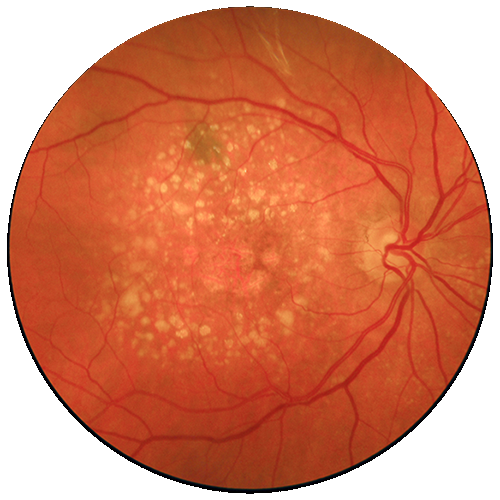
#> input picture Software/Python/BETA/Alpha/AMD_feathered.png, 500 x 500 px, given in place of Overlay.png, which was not available
$ python '[TinyScreen]liveFeed.py'   (Python 2 division)
#> lines starting #> are read from the running program, lines starting #| are printed output that depends on the picture; pictures that were not available may be replaced by others from this repository, and a replacement may not be noted
'''
* MODIFIED TO WORK ON SMALL TFT SCREEN
*
* NOTE: If overlay is NOT specified a sample overlay is chosen by default
* USEFUL ARGUMENTS:
*   -o/--overlay: Specify overlay file
*   -a/--alpha: Specify transperancy level (0.0 - 1.0)
*   -d/--debug: toggle to enable debugging mode (DEVELOPER ONLY!!!)
*
* VERSION: 0.9.5
*   - Added threads to distribute workload. Program now uses ~70% of
*     CPU power instead of ~30%
*   - Increased FPS from 7.5 to 35, a whooping 467% improvement!!!
*   - Added trackbars to change thresholding method and parameters mid-session
*
* KNOWN ISSUES:
*   - Overlay is lagging the output image (i.e circle is moved to
*     the left, overlay moves to the left half a second later)
*
* AUTHOR: Mohammad Odeh
* UPDATED: May 18th, 2017
* ----------------------------------------------------------
* ----------------------------------------------------------
*
* RIGHT CLICK: Shutdown Program.
* LEFT CLICK: Toggle view.
'''

ver = "Live Feed Ver0.9.5"
print __doc__

# Import necessary modules
import  numpy, cv2, argparse                                # Various Stuff
import  RPi.GPIO                    as      GPIO            # GPIO pins for peripherals (i.e LED)
from    imutils.video.pivideostream import  PiVideoStream   # Import threaded PiCam module
from    time                        import  sleep           # Sleep for stability
from    threading                   import  Thread          # Used to thread processes
from    Queue                       import  Queue           # Used to queue input/output
from    timeStamp                   import  fullStamp       # Show date/time on console output
from    imutils.video               import  FPS             # Benchmark FPS

# ************************************************************************
# =====================> CONSTRUCT ARGUMENT PARSER <=====================
# ************************************************************************
ap = argparse.ArgumentParser()

ap.add_argument("-o", "--overlay", required=False,
                help="path to overlay image")
ap.add_argument("-a", "--alpha", type=float, default=0.85,
                help="set alpha level (smaller = more transparent).\ndefault=0.85")
ap.add_argument("-d", "--debug", action='store_true',
                help="invoke flag to enable debugging")

args = vars( ap.parse_args() )

# ************************************************************************
# =====================> DEFINE NECESSARY FUNCTIONS <=====================
# ************************************************************************

# *************************************
# Define right/left mouse click events
# *************************************
def control( event, x, y, flags, param ):
    global normalDisplay

    # Right button shuts down program
    if event == cv2.EVENT_RBUTTONDOWN:
        # If debug flag is invoked
        if args["debug"]:
            fps.stop()
            print( fullStamp() + " [INFO] Elapsed time: {:.2f}".format(fps.elapsed()) )
            print( fullStamp() + " [INFO] Approx. FPS : {:.2f}".format(fps.fps()) )

        # Turn off LED
        GPIO.output( LED, GPIO.LOW )
        stream.stop()
        cv2.destroyAllWindows()
        quit()

    # Left button toggles display
    elif event == cv2.EVENT_LBUTTONDOWN:
        normalDisplay=not( normalDisplay )


# ****************************************************
# Define a placeholder function for trackbar. This is
# needed for the trackbars to function properly.
# ****************************************************
def placeholder( x ):
    pass


# ****************************************************
# Define function to apply required filters to image
# ****************************************************
def procFrame(bgr2gray, Q_procFrame):

    # Dissolve noise while maintaining edge sharpness
    bgr2gray = cv2.bilateralFilter( bgr2gray, 5, 17, 17 )
    bgr2gray = cv2.GaussianBlur(bgr2gray,(5,5),1)

    # Threshold any color that is not black to white
    retval, thresholded = cv2.threshold( bgr2gray, 45, 255, cv2.THRESH_TOZERO )

    kernel = cv2.getStructuringElement( cv2.MORPH_RECT, ( 10, 10 ) )
    bgr2gray = cv2.erode( cv2.dilate( thresholded, kernel, iterations=1 ), kernel, iterations=1 )

    # Place processed image in queue for retrieval
    Q_procFrame.put(bgr2gray)


# ******************************************************
# Define a function to scan for circles from camera feed
# ******************************************************
def scan4circles( bgr2gray, overlay, overlayImg, frame, Q ):

    # Error handling in case a non-allowable integer is chosen (1)
    try:
        # Scan for circles
        circles = cv2.HoughCircles( bgr2gray, cv2.HOUGH_GRADIENT, 8, 396,
                                    154, 99, 1, 14 )

        '''
        Experimental values:            Original Values:
        dp = 8                          dp = 9
        minDist = 396                   minDist = 396
        param1 = 154                    param1 = 191
        param2 = 99                     param2 = 43
        minRadius = 1                   minRadius = 10
        maxRadius = 14                  maxRadius = 30
        '''

        # If circles are found draw them
        if circles is not None:
            circles = numpy.round( circles[0,:] ).astype( "int" )
            for ( x, y, r ) in circles:

                # Resize watermark image
                resized = cv2.resize( overlayImg, ( 2*r, 2*r ),
                                      interpolation = cv2.INTER_AREA )

                # Retrieve overlay location
                y1 = y-r
                y2 = y+r
                x1 = x-r
                x2 = x+r

                # Check whether overlay location is within window resolution
                if x1>0 and x1<w and x2>0 and x2<w and y1>0 and y1<h and y2>0 and y2<h:
                    # Place overlay image inside circle
                    overlay[ y1:y2, x1:x2 ] = resized

                    # Join overlay with live feed and apply specified transparency level
                    output = cv2.addWeighted( overlay, args["alpha"], frame, 1.0, 0 )

                    # If debug flag is invoked
                    if args["debug"]:
                        # Draw circle
                        cv2.circle( output, ( x, y ), r, ( 0, 255, 0 ), 4 )

                # If not within window resolution keep looking
                else:
                    output = frame

                # Place output in queue for retrieval by main thread
                if Q_scan4circles.full() is False:
                    Q_scan4circles.put( [output, (x,y,r)] )

    # Error handling in case a non-allowable integer is chosen (2)
    except Exception as instance:
        print( fullStamp() + " Exception or Error Caught" )
        print( fullStamp() + " Error Type" + str(type(instance)) + "\n")
        #print( fullStamp() + " Error Arguments " + str( instance.arg ) + "\n" )
        print( fullStamp() + " Resetting ALL trackbars..." )

        # Exit function and re-loop
        return()

# ************************************************************************
# ===========================> SETUP PROGRAM <===========================
# ************************************************************************

# Setup GPIO pins and turn on LED
LED = 21
GPIO.setmode(GPIO.BCM)
GPIO.setwarnings(False)
GPIO.setup(LED,GPIO.OUT)
GPIO.output(LED,GPIO.HIGH)

# Check whether an overlay is specified
if args["overlay"] is not None:
    overlayImg = cv2.imread( args["overlay"], cv2.IMREAD_UNCHANGED )
else:
    overlayImg = cv2.imread( "Overlay.png", cv2.IMREAD_UNCHANGED )
#> overlayImg is the input picture: shape (500, 500, 4); mean B, G, R, A 98.5, 128.3, 212.6, 113.7

# Load overlay image with Alpha channel
( wH, wW ) = overlayImg.shape[:2]
#> wH = 500; wW = 500
( B, G, R, A ) = cv2.split( overlayImg )
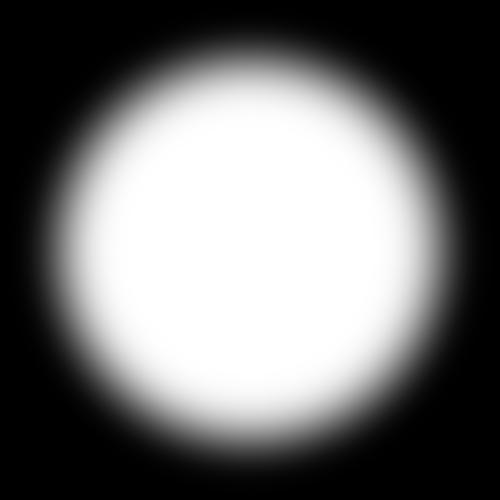
#> A: shape (500, 500); min 0, max 255, mean 113.7
B = cv2.bitwise_and( B, B, mask=A )
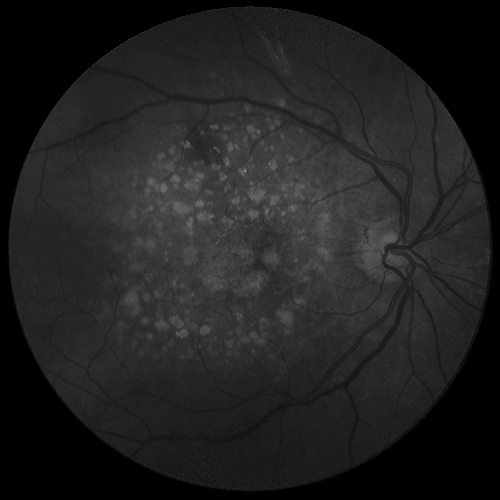
#> B: shape (500, 500); min 0, max 164, mean 32.8
G = cv2.bitwise_and( G, G, mask=A )
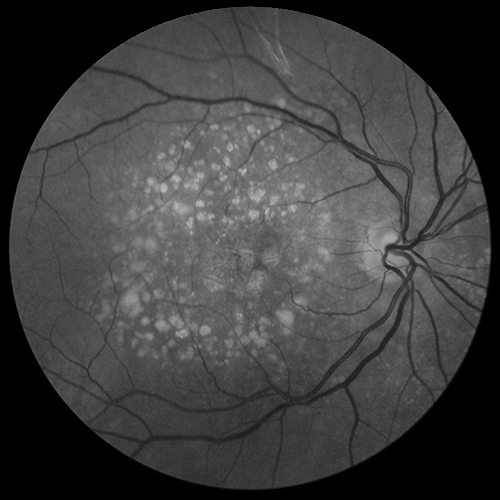
#> G: shape (500, 500); min 0, max 216, mean 62.6
R = cv2.bitwise_and( R, R, mask=A )
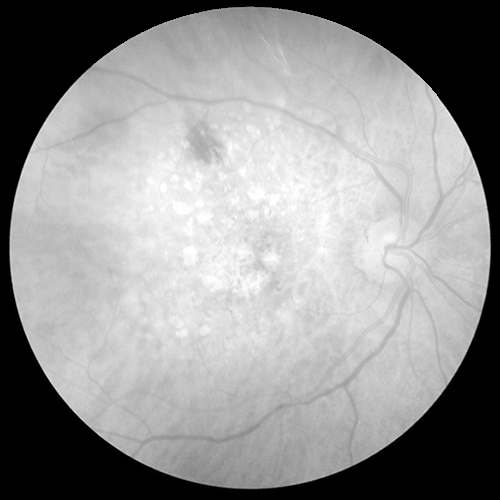
#> R: shape (500, 500); min 0, max 255, mean 147
overlayImg = cv2.merge( [B, G, R, A] )
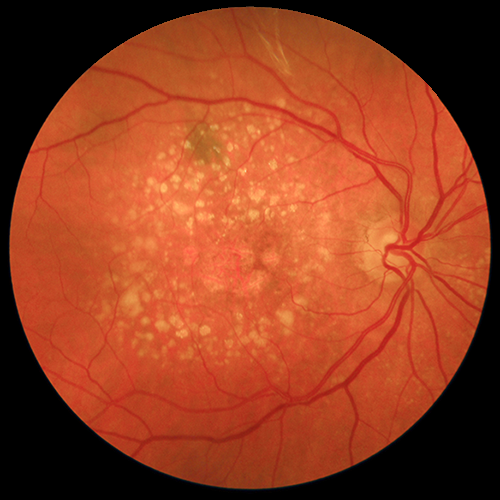
#> overlayImg: shape (500, 500, 4); mean B, G, R, A 32.8, 62.6, 147, 113.7

# Setup camera
stream = PiVideoStream( resolution=(384, 288) ).start()
normalDisplay = True
sleep( 1.0 )

# Setup window and mouseCallback event
cv2.namedWindow( ver )
cv2.setMouseCallback( ver, control )

# Create a queue for retrieving data from thread
Q_procFrame = Queue( maxsize=0 )
Q_scan4circles = Queue( maxsize=0 )

# If debug flag is invoked
if args["debug"]:
    print( fullStamp() + " [INFO] Debug Mode: ON" )
    # Start benchmark
    fps = FPS().start()


# ************************************************************************
# =========================> MAKE IT ALL HAPPEN <=========================
# ************************************************************************

# Infinite loop
while True:

    # Get image from stream
    frame = stream.read()[36:252, 48:336]
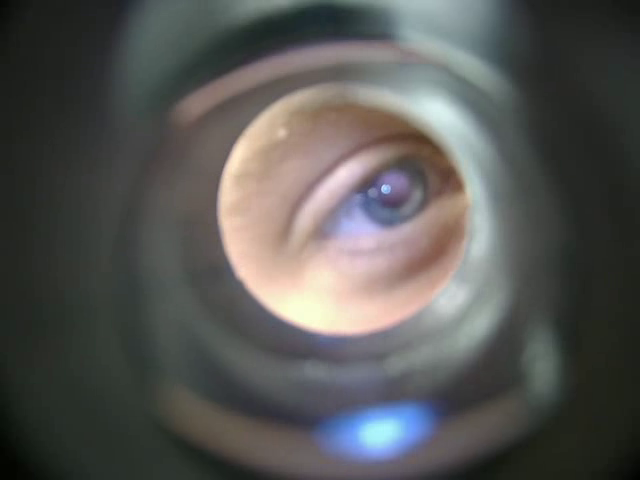
#> input picture frame 125 of Software/Python/BETA/blue_test_1.avi, 640 x 480 px, given in place of the camera
    output = frame

    # Add a 4th dimension (Alpha) to the captured frame
    (h, w) = frame.shape[:2]
#> h = 216; w = 288
    frame = numpy.dstack( [frame, numpy.ones( ( h, w ), dtype="uint8" ) * 255] )
#> frame: shape (216, 288, 4)

    # Create an overlay layer
    overlay = numpy.zeros( ( h, w, 4 ), "uint8" )

    # Convert into grayscale because HoughCircle only accepts grayscale images
    bgr2gray = cv2.cvtColor( frame, cv2.COLOR_BGR2GRAY )
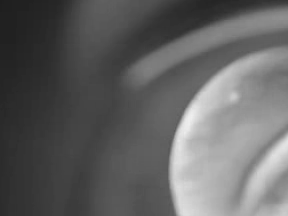
#> bgr2gray: shape (216, 288); min 30, max 239, mean 98.2

    # Start thread to process image and apply required filters to detect circles
    t_procFrame = Thread( target=procFrame, args=( bgr2gray, Q_procFrame ) )
    t_procFrame.daemon = True
    t_procFrame.start()

    # Check if queue has something available for retrieval
    if Q_procFrame.qsize() > 0:
        bgr2gray = Q_procFrame.get()

    # Start thread to scan for circles
    t_scan4circles = Thread( target=scan4circles, args=( bgr2gray, overlay, overlayImg, frame, Q_scan4circles ) )
    t_scan4circles.daemon = True
    t_scan4circles.start()

    # Check if queue has something available for retrieval
    if Q_scan4circles.qsize() > 0:
        output, (x_ROI, y_ROI, r_ROI) = Q_scan4circles.get()

    # If debug flag is invoked
    if args["debug"]:
       fps.update()

    # Live feed display toggle
    if normalDisplay:
        cv2.imshow(ver, output)
        key = cv2.waitKey(1) & 0xFF
#> (key Esc is pressed here)
    elif not(normalDisplay):
        cv2.imshow(ver, bgr2gray)
        key = cv2.waitKey(1) & 0xFF

# ************************************************************************
# =============================> DEPRECATED <=============================
# ************************************************************************

'''
bgr2gray = cv2.erode(cv2.dilate(thresholded, kernel, iterations=1), kernel, iterations=1)
# Convert into HSV and threshold black
lower = numpy.array([0,0,0])
upper = numpy.array([0,0,25])
hsv = cv2.cvtColor(frame, cv2.COLOR_BGR2HSV)
mask = cv2.inRange(hsv, lower, upper)
# Get trackbar position and reflect it in HoughCircles parameters input
-----------------------------------------------------------------------
maxRadius = cv2.getTrackbarPos("maxRadius", ver)
# Reduce Noise
blur = cv2.medianBlur(bgr2gray,5)
gaussBlur = cv2.GaussianBlur(blur,(5,5),0)
# Adaptive threshold allows us to detect sharp edges in images
threshold = cv2.adaptiveThreshold(blur,255,cv2.ADAPTIVE_THRESH_GAUSSIAN_C,
                                  cv2.THRESH_BINARY,11,3.5)
# Scan for circles
------------------------------------------------------------------------
# ****************************************************
# Define function to calibrate camera by extracting
# dimensions from a known image with known dimensions
# ****************************************************
def find_marker( image ):
    # Convert into grayscale because HoughCircle only accepts grayscale images
    bgr2gray = cv2.cvtColor( image, cv2.COLOR_BGR2GRAY )
    bgr2gray = cv2.bilateralFilter( bgr2gray,11,17,17 )
    # Threshold any color that is not black to white
    retval, thresholded = cv2.threshold(bgr2gray, 180, 255, cv2.THRESH_BINARY )
    kernel = cv2.getStructuringElement( cv2.MORPH_RECT, ( 10, 10 ) )
    bgr2gray = cv2.erode( cv2.dilate( thresholded, kernel, iterations=1 ), kernel, iterations=1 )
    cv2.imshow( "calibrationTool", bgr2gray )

    # Find (in future update, the largest) circle outline
    circles = cv2.HoughCircles( bgr2gray, cv2.HOUGH_GRADIENT, 14, 396,
                                191, 43, 50, 85 )
    if circles is not None:
        circles = numpy.round( circles[0,:] ).astype( "int" )
        if args["debug"] is True:
            print( "Shape: " + str( circles.shape ) )
            print( "Array content: " + str( circles ) )
        for ( x, y, r ) in circles:
            circle = ( x, y, r )
            return( x, y, r )
    else:
        return(0)

# ************************************************************************
# Define function that returns distance from object to camera
# ************************************************************************
def distance_to_camera( knownWidth, focalLength, perWidth ):
    # Compute and return the distance from the object to the camera
    return ( knownWidth * focalLength ) / perWidth
--------------------------------------------------------------------------
cv2.createTrackbar( "maxRadius", ver, 30, 250, placeholder )
# ************************************************************************
# TEMPORARELY DEPRECATED
# ************************************************************************
### Calibrate camera using a predefined scale for distance detection
# [10 lines of commented-out code are left out]
--------------------------------------------------------------------------
for ( x, y, r ) in circles:
            # ************************************************************************
            # TEMPORARELY DEPRECATED
            # ************************************************************************

##            # Get distance away from camera
##            marker = find_marker( output.copy() )
##
##            if marker is not 0:
##                KNOWN_WIDTH = (2*r)/96.0
##                if args["debug"] is True:
##                    print( "Detected Width: %.2f" %KNOWN_WIDTH )
##                inches = distance_to_camera( KNOWN_WIDTH, focalLength, marker[2] )
##                mm = inches*25.4 #Get distance in millimeters
            # Resize watermark image
            resized = cv2.resize( overlayImg, ( 2*r, 2*r ),
                                  interpolation = cv2.INTER_AREA )
'''
